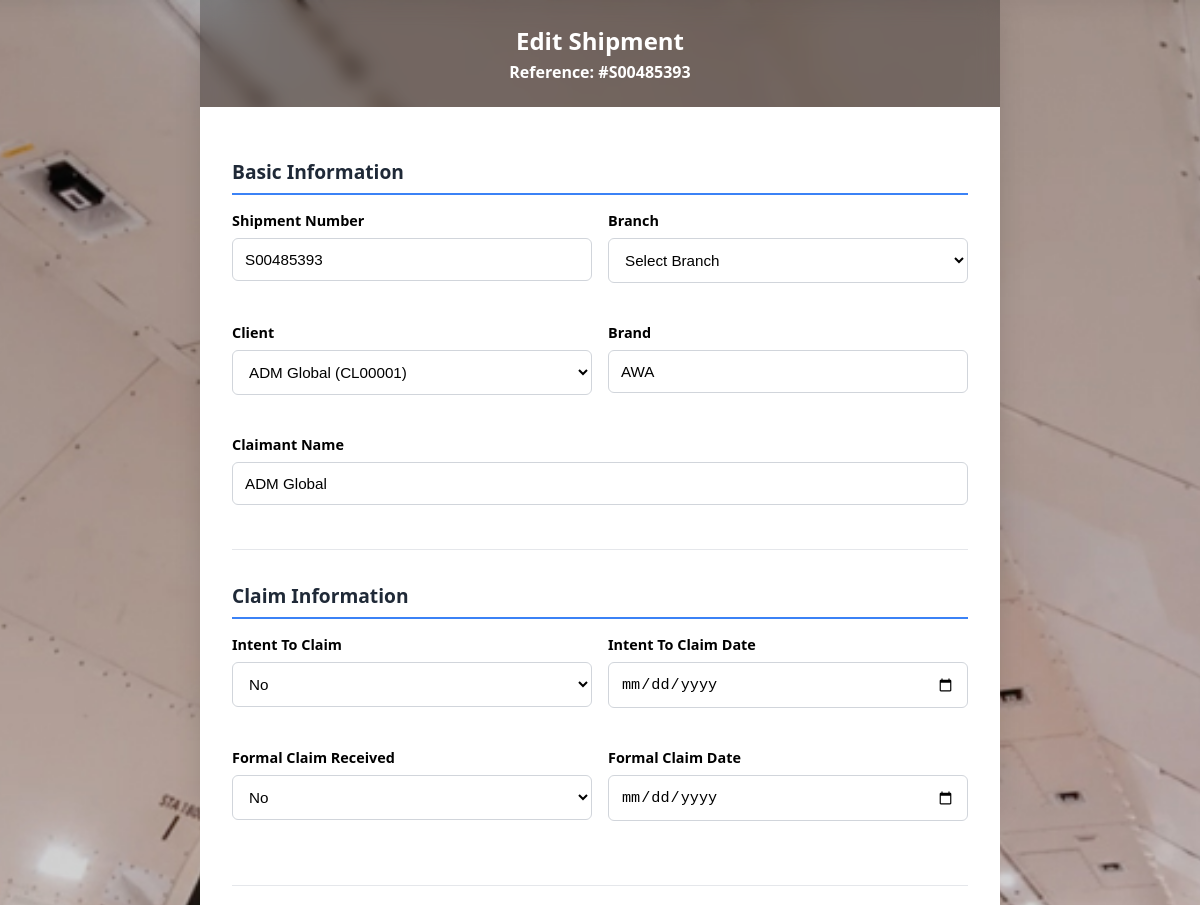
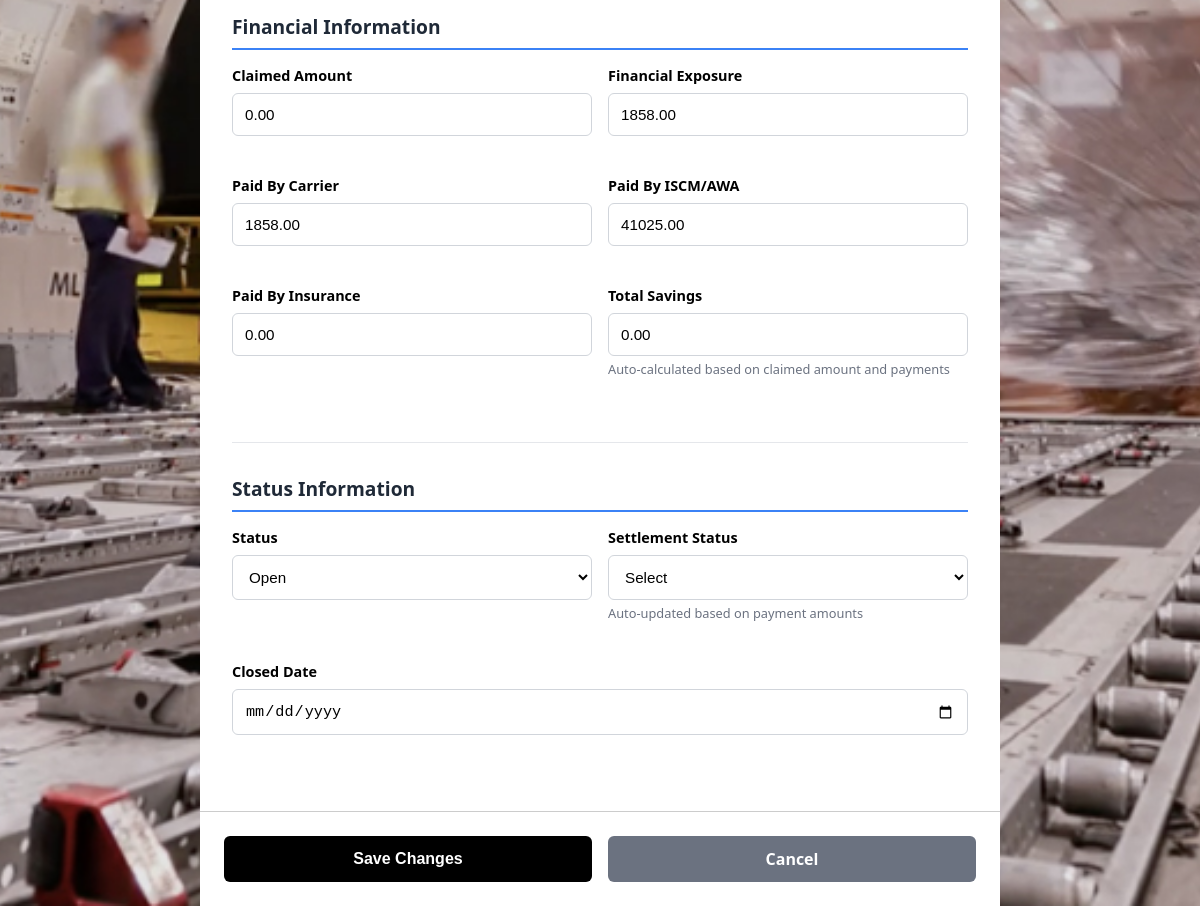
/shipments/edit/1/ (signed in), run on the app's committed database (2 pictures, top to bottom).
### main/models.py (models this page shows, shortened)
class Shipment(models.Model):
    BRANCH_CHOICES = (
        ('ATL', 'ATL'),
        ('CMU', 'CMU'),
        ('CON', 'CON'),
        ('DOR', 'DOR'),
        ('HEC', 'HEC'),
        ('HNL', 'HNL'),
        ('HOU', 'HOU'),
        ('ICS', 'ICS'),
        ('IMP', 'IMP'),
        ('JFK', 'JFK'),
        ('LAX', 'LAX'),
        ('LCL', 'LCL'),
        ('ORD', 'ORD'),
        ('PPG', 'PPG'),
    )
    YES_NO_CHOICES = (
        ('YES', 'Yes'),
        ('NO', 'No'),
    )
    STATUS_CHOICES = (
        ('OPEN', 'Open'),
        ('PENDING', 'Pending'),
        ('CLOSED', 'Closed'),
        ('REJECTED', 'Rejected'),
        ('UNDER_REVIEW', 'Under Review'),
    )
    SETTLEMENT_CHOICES = (
        ('SETTLED', 'Settled'),
        ('NOT_SETTLED', 'Not Settled'),
        ('PARTIAL', 'Partially Settled'),
    )
    Claim_No = models.CharField(max_length=100, unique=True, verbose_name="Shipment Number")
    claim_id = models.CharField(
        max_length=20,
        unique=True,
        blank=True,
        null=True,
        verbose_name="Claim ID",
        help_text="Auto-generated unique claim identifier (e.g., CLM000001, CLM000002)"
    )
    client_reference = models.CharField(
        max_length=50,
        blank=True,
        null=True,
        verbose_name="Client Reference",
        help_text="Auto-generated client-specific reference (e.g., ClientName-1-20250601)"
    )
    client = models.ForeignKey(Client, on_delete=models.CASCADE, related_name='shipments')
    Branch = models.CharField(max_length=3, choices=BRANCH_CHOICES)
    Brand = models.CharField(max_length=100, blank=True, null=True, verbose_name="Brand")
    Claimant = models.CharField(max_length=200, blank=True, null=True, verbose_name="Claimant Name")
    Intent_To_Claim = models.CharField(max_length=3, choices=YES_NO_CHOICES, blank=True, null=True, verbose_name="Intent To Claim")
    Intend_Claim_Date = models.DateField(blank=True, null=True, verbose_name="Intent To Claim Date")
    Formal_Claim_Received = models.CharField(max_length=3, choices=YES_NO_CHOICES, blank=True, null=True, verbose_name="Formal Claim")
    Formal_Claim_Date_Received = models.DateField(blank=True, null=True, verbose_name="Formal Claim Date")
    Claimed_Amount = models.DecimalField(max_digits=12, decimal_places=2, blank=True, null=True, verbose_name="Value")
    Amount_Paid_By_Carrier = models.DecimalField(max_digits=12, decimal_places=2, blank=True, null=True, verbose_name="Paid By Carrier")
    Amount_Paid_By_Awa = models.DecimalField(max_digits=12, decimal_places=2, blank=True, null=True, verbose_name="Paid By ISCM/AWA")
    Amount_Paid_By_Insurance = models.DecimalField(max_digits=12, decimal_places=2, blank=True, null=True, verbose_name="Paid By Insurance")
    Total_Savings = models.DecimalField(max_digits=12, decimal_places=2, blank=True, null=True, verbose_name="Total Savings")
    Financial_Exposure = models.DecimalField(max_digits=12, decimal_places=2, blank=True, null=True, verbose_name="Financial Exposure")
    Settlement_Status = models.CharField(max_length=15, choices=SETTLEMENT_CHOICES, blank=True, null=True, verbose_name="Settled or Not Settled")
    Status = models.CharField(max_length=15, choices=STATUS_CHOICES, default='OPEN', verbose_name="Status")
    Closed_Date = models.DateField(blank=True, null=True, verbose_name="Closed Date")
    created_at = models.DateTimeField(auto_now_add=True)
    updated_at = models.DateTimeField(auto_now=True)
    objects = ShipmentManager()
    class Meta:
        ordering = ['-created_at']
        verbose_name = "Shipment"
        verbose_name_plural = "Shipments"
        indexes = [
            models.Index(fields=['client', 'Claim_No']),
            models.Index(fields=['Claim_No']),
            models.Index(fields=['client_reference']),  # NEW INDEX
            models.Index(fields=['Status']),
            models.Index(fields=['Settlement_Status']),
            models.Index(fields=['-created_at']),
        ]

class Client(models.Model):
    client_id = models.CharField(max_length=10, unique=True, db_index=True)
    name = models.CharField(max_length=100, db_index=True)
    created_at = models.DateTimeField(auto_now_add=True)
    objects = ClientManager()
    class Meta:
        indexes = [
            models.Index(fields=['client_id']),
            models.Index(fields=['name']),
            models.Index(fields=['-created_at']),
        ]

### main/views/core_views.py (the view)
# urls.py: path('shipments/edit/<int:pk>/', views.edit_shipment, name='edit_shipment'),
@login_required(login_url='login')
def edit_shipment(request, pk):
    clear_messages(request)
    shipment = get_object_or_404(Shipment, pk=pk)
    clients = Client.objects.all().order_by('name')
    if request.method == 'POST' and 'keep_original' in request.POST:
        messages.info(request, 'No changes were made to the shipment.')
        return redirect('shipment_list')
    if request.method == 'POST':
        form = ShipmentForm(request.POST, instance=shipment)
        if form.is_valid():
            try:
                client_name = form.cleaned_data.get('client_name')
                client, created = Client.objects.get_or_create(
                    name__iexact=client_name,
                    defaults={'name': client_name}
                )
                if created:
                    messages.info(request, f'New client "{client_name}" created with ID: {client.client_id}')
                else:
                    messages.info(request, f'Using existing client "{client_name}" (ID: {client.client_id})')
                updated_shipment = form.save()
                messages.success(request, f'Shipment {updated_shipment.Claim_No} updated successfully.')
                return redirect('shipment_list')
            except Exception as e:
                print(f"Error updating shipment: {e}")
                messages.error(request, f'Error updating shipment: {str(e)}')
        else:
            print("Form errors:", form.errors)
            messages.error(request, 'Please correct the errors below.')
    else:
        form = ShipmentForm(instance=shipment)
    return render(request, 'main/edit_shipment.html', {
        'form': form,
        'shipment': shipment,
        'clients': clients
    })

### main/models.py (called while the page is built)
    def get_queryset(self):
        return super().get_queryset().select_related('client')

### main/views/core_views.py (called while the page is built)
def clear_messages(request):
    storage = messages.get_messages(request)
    for message in storage:
        pass
    if hasattr(storage, 'used'):
        storage.used = True

### main/templates/main/edit_shipment.html (shortened to what this page needs)
<!DOCTYPE html>
<html lang="en">
<head>
    {% load static %}
</head>
<body>
    <div class="modal">
        <div class="modal-header">
            Edit Shipment
            <div class="shipment-number">Reference: #{{ shipment.Claim_No }}</div>
        </div>
        <div class="modal-body">
            <form method="POST" id="editForm">
                <div class="form-section">
                    <h3 class="section-title">Basic Information</h3>
                    <div class="form-row">
                        <div class="form-group">
                            <label for="id_Claim_No">Shipment Number</label>
                            <input type="text" name="Claim_No" value="{{ shipment.Claim_No }}" maxlength="100" required id="id_Claim_No">
                        </div>
                        <div class="form-group">
                            <label for="id_Branch">Branch</label>
                            <select name="Branch" required id="id_Branch">
                                <option value="">Select Branch</option>
                            </select>
                        </div>
                    </div>
                    <div class="form-row">
                        <div class="form-group">
                            <label for="id_client">Client</label>
                            <select name="client" required id="id_client">
                                {% for client in clients %}
                                <option value="{{ client.id }}" {% if shipment.client.id == client.id %}selected{% endif %}>
                                    {{ client.name }} ({{ client.client_id }})
                                </option>
                                {% endfor %}
                            </select>
                        </div>
                        <div class="form-group">
                            <label for="id_Brand">Brand</label>
                            <input type="text" name="Brand" value="{{ shipment.Brand|default:'' }}" maxlength="100" id="id_Brand">
                        </div>
                    </div>
                    <div class="form-group">
                        <label for="id_Claimant">Claimant Name</label>
                        <input type="text" name="Claimant" value="{{ shipment.Claimant|default:'' }}" maxlength="200" id="id_Claimant">
                    </div>
                </div>
                <div class="form-section">
                    <h3 class="section-title">Claim Information</h3>
                    <div class="form-row">
                        <div class="form-group">
                            <label for="id_Intent_To_Claim">Intent To Claim</label>
                            <select name="Intent_To_Claim" id="id_Intent_To_Claim">
                                <option value="NO" {% if shipment.Intent_To_Claim == 'NO' %}selected{% endif %}>No</option>
                            </select>
                        </div>
                        <div class="form-group">
                            <label for="id_Intend_Claim_Date">Intent To Claim Date</label>
                            <input type="date" name="Intend_Claim_Date" value="{{ shipment.Intend_Claim_Date|date:'Y-m-d' }}" id="id_Intend_Claim_Date">
                        </div>
                    </div>
                    <div class="form-row">
                        <div class="form-group">
                            <label for="id_Formal_Claim_Received">Formal Claim Received</label>
                            <select name="Formal_Claim_Received" id="id_Formal_Claim_Received">
                                <option value="NO" {% if shipment.Formal_Claim_Received == 'NO' %}selected{% endif %}>No</option>
                            </select>
                        </div>
                        <div class="form-group">
                            <label for="id_Formal_Claim_Date_Received">Formal Claim Date</label>
                            <input type="date" name="Formal_Claim_Date_Received" value="{{ shipment.Formal_Claim_Date_Received|date:'Y-m-d' }}" id="id_Formal_Claim_Date_Received">
                        </div>
                    </div>
                </div>
                <div class="form-section">
                    <h3 class="section-title">Financial Information</h3>
                    <div class="form-row">
                        <div class="form-group">
                            <label for="id_Claimed_Amount">Claimed Amount</label>
                            <input type="number" step="0.01" name="Claimed_Amount" value="{{ shipment.Claimed_Amount }}" id="id_Claimed_Amount">
                        </div>
                        <div class="form-group">
                            <label for="id_Financial_Exposure">Financial Exposure</label>
                            <input type="number" step="0.01" name="Financial_Exposure" value="{{ shipment.Financial_Exposure }}" id="id_Financial_Exposure">
                        </div>
                    </div>
                    <div class="form-row">
                        <div class="form-group">
                            <label for="id_Amount_Paid_By_Carrier">Paid By Carrier</label>
                            <input type="number" step="0.01" name="Amount_Paid_By_Carrier" value="{{ shipment.Amount_Paid_By_Carrier }}" id="id_Amount_Paid_By_Carrier">
                        </div>
                        <div class="form-group">
                            <label for="id_Amount_Paid_By_Awa">Paid By ISCM/AWA</label>
                            <input type="number" step="0.01" name="Amount_Paid_By_Awa" value="{{ shipment.Amount_Paid_By_Awa }}" id="id_Amount_Paid_By_Awa">
                        </div>
                    </div>
                    <div class="form-row">
                        <div class="form-group">
                            <label for="id_Amount_Paid_By_Insurance">Paid By Insurance</label>
                            <input type="number" step="0.01" name="Amount_Paid_By_Insurance" value="{{ shipment.Amount_Paid_By_Insurance }}" id="id_Amount_Paid_By_Insurance">
                        </div>
                        <div class="form-group">
                            <label for="id_Total_Savings">Total Savings</label>
                            <input type="number" step="0.01" name="Total_Savings" value="{{ shipment.Total_Savings }}" id="id_Total_Savings" class="readonly-field" readonly>
                            <div class="help-text">Auto-calculated based on claimed amount and payments</div>
                        </div>
                    </div>
                </div>
                <div class="form-section">
                    <h3 class="section-title">Status Information</h3>
                    <div class="form-row">
                        <div class="form-group">
                            <label for="id_Status">Status</label>
                            <select name="Status" id="id_Status">
                                <option value="OPEN" {% if shipment.Status == 'OPEN' %}selected{% endif %}>Open</option>
                            </select>
                        </div>
                        <div class="form-group">
                            <label for="id_Settlement_Status">Settlement Status</label>
                            <select name="Settlement_Status" id="id_Settlement_Status">
                                <option value="">Select</option>
                            </select>
                            <div class="help-text">Auto-updated based on payment amounts</div>
                        </div>
                    </div>
                    <div class="form-group">
                        <label for="id_Closed_Date">Closed Date</label>
                        <input type="date" name="Closed_Date" value="{{ shipment.Closed_Date|date:'Y-m-d' }}" id="id_Closed_Date">
                    </div>
                </div>
            </form>
        </div>
        <div class="modal-footer">
            <button type="submit" form="editForm" class="btn btn-primary">Save Changes</button>
            <a href="{% url 'shipment_list' %}" class="btn btn-cancel">Cancel</a>
        </div>
    </div>
</body>
</html>

### data on the page
Shipment: Claim_No "S00485393", client "ADM Global (CL00001)", Brand "AWA", Claimant "ADM Global", Intent_To_Claim "No", Formal_Claim_Received "No", Claimed_Amount "0.00", Financial_Exposure "1858.00", Amount_Paid_By_Carrier "1858.00", Amount_Paid_By_Awa "41025.00", Amount_Paid_By_Insurance "0.00", Total_Savings "0.00", Status "Open"
